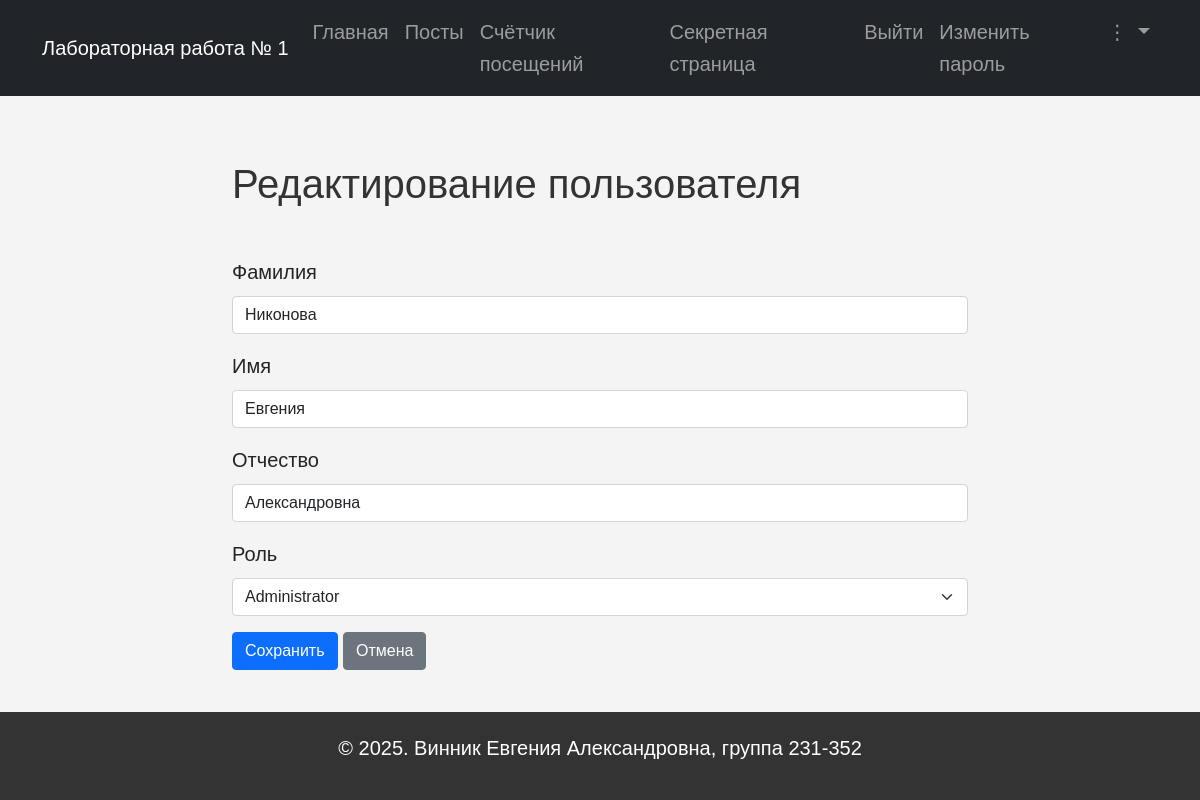
The app's page /edit_user/1 (signed in) with its own data.
### models.py (models this page shows, shortened)
class User(UserMixin, db.Model):
    __tablename__ = 'users'
    id = db.Column(db.Integer, primary_key=True)
    login = db.Column(db.String(64), unique=True, nullable=False)
    password_hash = db.Column(db.String(128), nullable=False)
    surname = db.Column(db.String(64))
    name = db.Column(db.String(64), nullable=False)
    patronymic = db.Column(db.String(64))
    role_id = db.Column(db.Integer, db.ForeignKey('roles.id'))
    role = db.relationship('Role', backref=db.backref('users', lazy=True))
    created_at = db.Column(db.DateTime, default=datetime.utcnow, nullable=False)

### app.py (the view, shortened to what this page needs)
@app.route('/edit_user/<int:user_id>', methods=['GET', 'POST'])
@login_required
@check_rights(['User'], own_allowed=True)
def edit_user(user_id):
    user = User.query.get_or_404(user_id)
    roles = Role.query.order_by(Role.name).all()
    errors = {}
    form = {}
    return render_template('edit_user.html', user=user, roles=roles, errors=errors)

### app.py (called while the page is built)
@login_manager.user_loader
def load_user(user_id):
    return User.query.get(int(user_id))

def check_rights(allowed_roles, own_allowed=False):
    def decorator(f):
        @wraps(f)
        def wrapper(*args, **kwargs):
            if not current_user.is_authenticated:
                return login_manager.unauthorized()
            role = current_user.role.name if current_user.role else None
            if role == 'Administrator' or role in allowed_roles:
                return f(*args, **kwargs)
            if own_allowed and kwargs.get('user_id') == current_user.id:
                return f(*args, **kwargs)
            flash("У вас недостаточно прав для доступа к данной странице.", "warning")
            return redirect(url_for('index'))
        return wrapper
    return decorator

### templates/edit_user.html (shortened to what this page needs)
{% extends 'base.html' %} {% import 'macros/user_form.html' as forms with
context %} {% block content %}
<div class="row">
  <div class="col-lg-8 offset-lg-2">
    <h1 class="my-5">Редактирование пользователя</h1>
    <form method="post" action="{{ url_for('edit_user', user_id=user.id) }}">
       {% set form_data = {
      'login': user.login, 'surname': user.surname, 'name': user.name,
      'patronymic': user.patronymic, 'role_id': user.role_id|string } %} {{
      forms.user_form(form_data, errors, roles, false) }}
      <button type="submit" class="btn btn-primary">Сохранить</button>
      <a href="{{ url_for('index') }}" class="btn btn-secondary">Отмена</a>
    </form>
  </div>
</div>
{% endblock %}

### templates/macros/user_form.html (shortened to what this page needs)
{% macro user_form(form, errors, roles, include_login) %}
  <div class="mb-3">
    <label for="surname" class="form-label">Фамилия</label>
    <input type="text" name="surname" id="surname"
           class="form-control{% if errors.surname %} is-invalid{% endif %}"
           value="{{ form.surname or '' }}">
  </div>
  <div class="mb-3">
    <label for="name" class="form-label">Имя</label>
    <input type="text" name="name" id="name"
           class="form-control{% if errors.name %} is-invalid{% endif %}"
           value="{{ form.name or '' }}">
  </div>
  <div class="mb-3">
    <label for="patronymic" class="form-label">Отчество</label>
    <input type="text" name="patronymic" id="patronymic"
           class="form-control"
           value="{{ form.patronymic or '' }}">
  </div>
  {% if current_user.is_authenticated and current_user.role and current_user.role.name == 'Administrator' %}
  <div class="mb-3">
    <label for="role_id" class="form-label">Роль</label>
    <select name="role_id" id="role_id" class="form-select{% if errors.role %} is-invalid{% endif %}">
      {% for role in roles %}
        <option value="{{ role.id }}" {% if form.role_id == role.id|string %}selected{% endif %}>
          {{ role.name }}
        </option>
      {% endfor %}
    </select>
  </div>
{% endif %}
{% endmacro %}

### static/styles.css (style rules this page uses)
html, body { height: 100%; margin: 0; }
body { font-size: 1.25rem; font-family: Arial, sans-serif; line-height: 1.6; margin: 0; padding: 0; background-color: #f4f4f4; display: flex; flex-direction: column; }
h1, h2, h3 { color: #333; }

### records on screen
User: surname "Никонова", name "Евгения", patronymic "Александровна"

### other values on screen
form field role_id "Administrator"
